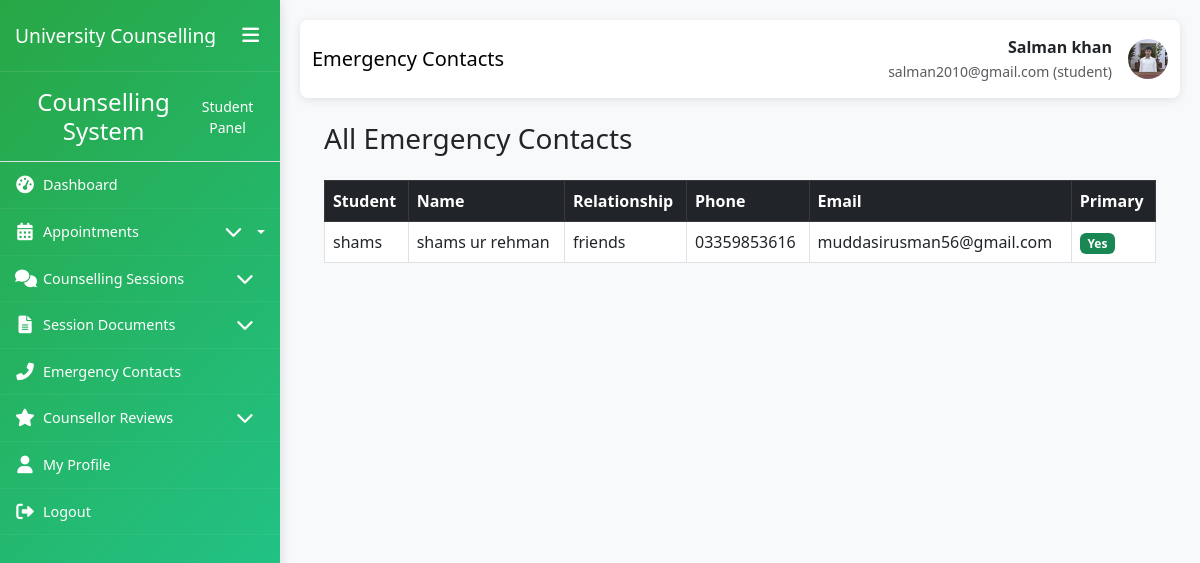
The page /student_emergency_contact_list/ (signed in) on the database its author committed.
### My_App/models.py (models this page shows, shortened)
class CustomUser(AbstractUser):
    ROLE_CHOICES = (
        ('student', 'Student'),
        ('counsellor', 'Counsellor'),
        ('admin', 'Administrator'),
    )
    role = models.CharField(max_length=20, choices=ROLE_CHOICES, default='student')
    phone_number = models.CharField(max_length=15, blank=True, null=True)
    date_of_birth = models.DateField(blank=True, null=True)
    profile_picture = models.ImageField(upload_to='profile_pics/', blank=True, null=True)
    created_at = models.DateTimeField(auto_now_add=True)
    updated_at = models.DateTimeField(auto_now=True)
    class Meta:
        permissions = [
            ("can_access_admin_panel", "Can access admin panel"),
            ("can_manage_users", "Can manage users"),
            ("can_manage_appointments", "Can manage appointments"),
            ("can_view_reports", "Can view reports"),
            ("can_manage_counsellors", "Can manage counsellors"),
        ]

class EmergencyContact(models.Model):
    student = models.ForeignKey(Student, on_delete=models.CASCADE, related_name='emergency_contacts')
    name = models.CharField(max_length=100)
    relationship = models.CharField(max_length=50)
    phone_number = models.CharField(max_length=15)
    email = models.EmailField(blank=True, null=True)
    is_primary = models.BooleanField(default=False)
    class Meta:
        unique_together = ['student', 'phone_number']

class Student(models.Model):
    user = models.OneToOneField(CustomUser, on_delete=models.CASCADE, primary_key=True)
    student_id = models.CharField(max_length=20, unique=True)
    enrollment_date = models.DateField()
    FACULTY_CHOICES = (
        ('engineering', 'Engineering'),
        ('science', 'Science'),
        ('arts', 'Arts'),
        ('business', 'Business'),
        ('medicine', 'Medicine'),
        ('law', 'Law'),
    )
    faculty = models.CharField(max_length=50, choices=FACULTY_CHOICES)
    department = models.CharField(max_length=100)
    academic_year = models.IntegerField(
        validators=[MinValueValidator(1), MaxValueValidator(6)]
    )
    emergency_contact_name = models.CharField(max_length=100)
    emergency_contact_phone = models.CharField(max_length=15)
    address = models.TextField(blank=True, null=True)
    class Meta:
        permissions = [
            ("can_view_own_appointments", "Can view own appointments"),
            ("can_book_appointment", "Can book appointment"),
            ("can_view_own_records", "Can view own records"),
            ("can_cancel_appointment", "Can cancel appointment"),
        ]

### My_App/views.py (the view)
# urls.py: path('student_emergency_contact_list/',views.student_emergency_contact_list,name='student_emergency_contact_list'),
def student_emergency_contact_list(request):
    contacts = EmergencyContact.objects.select_related('student').all()
    return render(request, 'My_Student/EmergencyContact/emergency_contact_list.html', {'contacts': contacts})

### templates/My_Student/EmergencyContact/emergency_contact_list.html (shortened to what this page needs)
{% extends 'My_Student/base1.html' %}
{% block page_title %}Emergency Contacts{% endblock %}
{% block content %}
<div class="container mt-4">
    <div class="d-flex justify-content-between align-items-center mb-3">
        <h3>All Emergency Contacts</h3>
    </div>
    <table class="table table-bordered table-hover">
        <thead class="table-dark">
            <tr>
                <th>Student</th>
                <th>Name</th>
                <th>Relationship</th>
                <th>Phone</th>
                <th>Email</th>
                <th>Primary</th>
            </tr>
        </thead>
        <tbody>
            {% for contact in contacts %}
            <tr>
                <td>{{ contact.student.user.username }}</td>
                <td>{{ contact.name }}</td>
                <td>{{ contact.relationship }}</td>
                <td>{{ contact.phone_number }}</td>
                <td>{{ contact.email|default:"-" }}</td>
                <td>
                    {% if contact.is_primary %}
                        <span class="badge bg-success">Yes</span>
                    {% else %}
                        <span class="badge bg-secondary">No</span>
                    {% endif %}
                </td>
            </tr>
            {% empty %}
            <tr>
                <td colspan="7" class="text-center text-muted">No emergency contacts found.</td>
            </tr>
            {% endfor %}
        </tbody>
    </table>
</div>
{% endblock %}

### templates/My_Student/base1.html (shortened to what this page needs)
<!DOCTYPE html>
<html lang="en">
<head>
    <link href="https://cdn.jsdelivr.net/npm/bootstrap@5.3.0/dist/css/bootstrap.min.css" rel="stylesheet">
    <link href="https://cdnjs.cloudflare.com/ajax/libs/font-awesome/6.0.0/css/all.min.css" rel="stylesheet">
    <link href="https://cdn.jsdelivr.net/npm/sweetalert2@11/dist/sweetalert2.min.css" rel="stylesheet">
</head>
<body>
    <div class="container-fluid p-0">
        <div class="row g-0">
            <div class="sidebar" id="sidebar">
                <div class="sidebar-header">
                    <h3>University Counselling</h3>
                    <button class="sidebar-toggle d-none d-lg-block" id="sidebarToggle">
                        <i class="fas fa-bars"></i>
                    </button>
                </div>
                <div class="sidebar-content">
                    {% include 'My_Student/sidebar.html' %}
                </div>
            </div>
            <div class="main-content" id="mainContent">
                <nav class="navbar navbar-expand-lg navbar-custom">
                    <div class="container-fluid">
                        <span class="navbar-brand">{% block page_title %}Dashboard{% endblock %}</span>
                        <div class="d-flex align-items-center">
                            <div class="me-3 text-end d-none d-md-block">
                                <div class="fw-bold">{{ user.get_full_name|default:user.username }}</div>
                                <small class="text-muted">{{ user.email }} (student)</small>
                            </div>
                            {% if user.profile_picture %}
                            <img src="{{ user.profile_picture.url }}" alt="Profile" class="user-profile-img">
                            {% else %}
                            <div class="user-profile-img bg-secondary d-flex align-items-center justify-content-center text-white">
                                <i class="fas fa-user"></i>
                            </div>
                            {% endif %}
                        </div>
                    </div>
                </nav>
                <div class="container-fluid">
                    {% block content %}{% endblock %}
                </div>
            </div>
        </div>
    </div>
</body>
</html>

### templates/My_Student/base1.html (style rules this page uses)
:root { --sidebar-width: 280px; --sidebar-collapsed-width: 70px; --sidebar-bg: linear-gradient(135deg, #28a745 0%, #20c997 100%); --content-padding: 20px; --transition-speed: 0.3s; }
body { overflow-x: hidden; font-family: 'Segoe UI', Tahoma, Geneva, Verdana, sans-serif; background-color: #f8f9fa; }
.sidebar { background: var(--sidebar-bg); color: white; min-height: 100vh; position: fixed; width: var(--sidebar-width); transition: all var(--transition-speed) ease; z-index: 1000; box-shadow: 2px 0 10px rgba(0,0,0,0.1); overflow-y: auto; }
.sidebar-header { padding: 20px 15px; border-bottom: 1px solid rgba(255,255,255,0.1); display: flex; align-items: center; justify-content: space-between; }
.sidebar-header h3 { font-size: 1.2rem; margin: 0; white-space: nowrap; overflow: hidden; }
.sidebar-toggle { background: none; border: none; color: white; font-size: 1.2rem; cursor: pointer; }
.main-content { margin-left: var(--sidebar-width); padding: var(--content-padding); transition: all var(--transition-speed) ease; min-height: 100vh; width: calc(100% - var(--sidebar-width)); }
.navbar-custom { background: white; box-shadow: 0 2px 10px rgba(0,0,0,0.1); padding: 15px 0; margin-bottom: 20px; border-radius: 8px; }
.user-profile-img { width: 40px; height: 40px; border-radius: 50%; object-fit: cover; }
.sidebar { background: var(--sidebar-bg); color: white; height: 100vh; position: fixed; top: 0; left: 0; width: var(--sidebar-width); transition: all var(--transition-speed) ease; z-index: 1000; box-shadow: 2px 0 10px rgba(0,0,0,0.1); overflow-y: auto; overflow-x: hidden; scrollbar-width: thin; scrollbar-color: rgba(255,255,255,0.4) transparent; }

### rows shown on the page
CustomUser: get_full_name "Salman khan", email "salman2010@gmail.com", profile_picture (picture)
EmergencyContact: student.user.username "shams", name "shams ur rehman", relationship "friends", phone_number "03359853616", email "muddasirusman56@gmail.com", is_primary "Yes"
